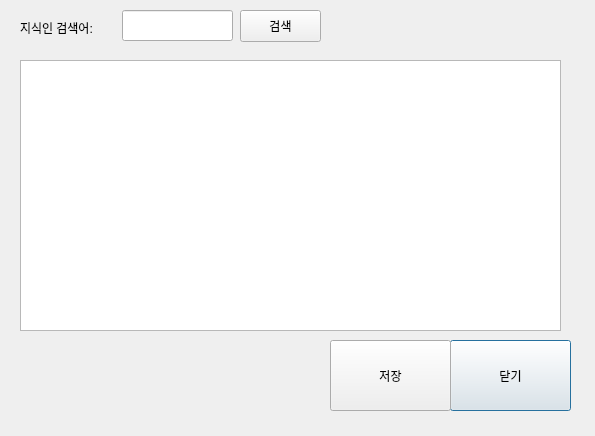
<?xml version="1.0" encoding="UTF-8"?>
<ui version="4.0">
 <class>Dialog</class>
 <widget class="QDialog" name="Dialog">
  <property name="geometry">
   <rect>
    <x>0</x>
    <y>0</y>
    <width>595</width>
    <height>436</height>
   </rect>
  </property>
  <property name="windowTitle">
   <string>Dialog</string>
  </property>
  <widget class="QPushButton" name="btnClose">
   <property name="geometry">
    <rect>
     <x>450</x>
     <y>340</y>
     <width>121</width>
     <height>71</height>
    </rect>
   </property>
   <property name="text">
    <string>닫기</string>
   </property>
  </widget>
  <widget class="QLabel" name="label">
   <property name="geometry">
    <rect>
     <x>20</x>
     <y>20</y>
     <width>91</width>
     <height>16</height>
    </rect>
   </property>
   <property name="text">
    <string>지식인 검색어:</string>
   </property>
  </widget>
  <widget class="QLineEdit" name="leSearch">
   <property name="geometry">
    <rect>
     <x>122</x>
     <y>10</y>
     <width>111</width>
     <height>31</height>
    </rect>
   </property>
  </widget>
  <widget class="QPushButton" name="btnSearch">
   <property name="geometry">
    <rect>
     <x>240</x>
     <y>10</y>
     <width>81</width>
     <height>32</height>
    </rect>
   </property>
   <property name="text">
    <string>검색</string>
   </property>
  </widget>
  <widget class="QPushButton" name="btnSave">
   <property name="geometry">
    <rect>
     <x>330</x>
     <y>340</y>
     <width>121</width>
     <height>71</height>
    </rect>
   </property>
   <property name="text">
    <string>저장</string>
   </property>
  </widget>
  <widget class="QListView" name="lvSearch">
   <property name="geometry">
    <rect>
     <x>20</x>
     <y>60</y>
     <width>541</width>
     <height>271</height>
    </rect>
   </property>
  </widget>
 </widget>
 <resources/>
 <connections/>
</ui>
